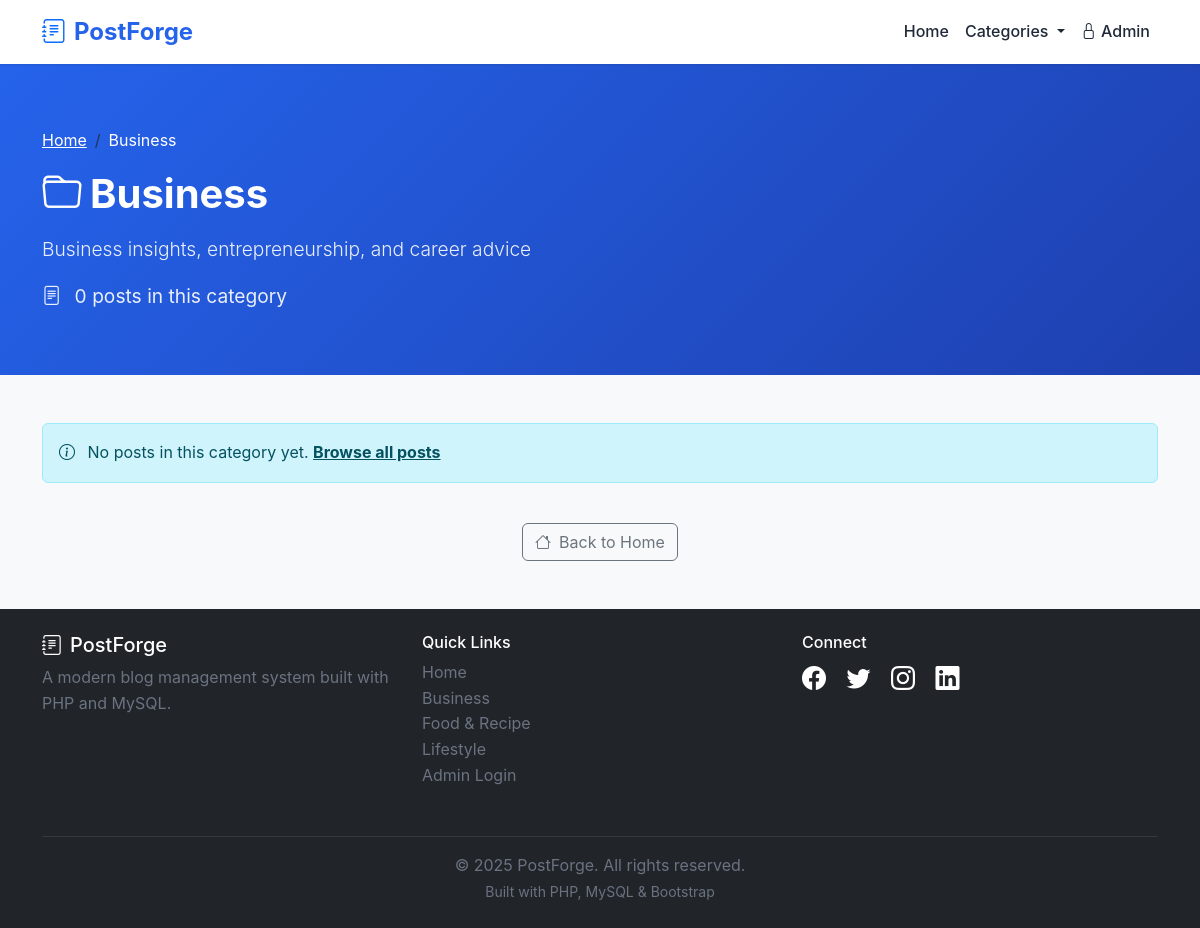
The app's page /category.php?slug=business with its own data.
### tables this page shows
CREATE TABLE IF NOT EXISTS categories (
    id INT PRIMARY KEY AUTO_INCREMENT,
    name VARCHAR(100) UNIQUE NOT NULL,
    slug VARCHAR(100) UNIQUE NOT NULL,
    description TEXT,
    is_demo TINYINT(1) DEFAULT 0,
    created_at TIMESTAMP DEFAULT CURRENT_TIMESTAMP,
    INDEX idx_slug (slug)
);

### includes/functions.php (called while the page is built, shortened)
<?php
function sanitize($data) {
    return htmlspecialchars($data, ENT_QUOTES, 'UTF-8');
}
function formatNumber($number) {
    return number_format($number);
}

### public/category.php (the view, shortened to what this page needs)
<?php
require_once '../includes/functions.php';
$categorySlug = $_GET['slug'] ?? '';
try {
    $db = getDB();
    $catStmt = $db->prepare("SELECT * FROM categories WHERE slug = :slug");
    $catStmt->execute(['slug' => $categorySlug]);
    $category = $catStmt->fetch();
    $page = isset($_GET['page']) ? (int)$_GET['page'] : 1;
    $countStmt = $db->prepare("
        SELECT COUNT(*) as count FROM posts
        WHERE category_id = :category_id AND status = 'published'
    ");
    $countStmt->execute(['category_id' => $category['id']]);
    $total = $countStmt->fetch()['count'];
    $pagination = getPagination($total, POSTS_PER_PAGE, $page);
    $postsStmt = $db->prepare("
        SELECT p.*, c.name as category_name, c.slug as category_slug, a.full_name as author_name,
               (SELECT COUNT(*) FROM comments WHERE post_id = p.id AND status = 'approved') as comment_count
        FROM posts p
        LEFT JOIN categories c ON p.category_id = c.id
        LEFT JOIN admins a ON p.author_id = a.id
        WHERE p.category_id = :category_id AND p.status = 'published'
        ORDER BY p.published_at DESC
        LIMIT :offset, :limit
    ");
    $postsStmt->execute([
        'category_id' => $category['id'],
        'offset' => $pagination['offset'],
        'limit' => POSTS_PER_PAGE
    ]);
    $posts = $postsStmt->fetchAll();
} catch (PDOException $e) {
    header('Location: index.php');
    exit;
}
include 'includes/header.php';
?>
<div class="hero-section">
    <div class="container">
        <nav aria-label="breadcrumb">
            <ol class="breadcrumb">
                <li class="breadcrumb-item"><a href="index.php" class="text-white">Home</a></li>
                <li class="breadcrumb-item active text-white" aria-current="page">
                    <?php echo sanitize($category['name']); ?>
                </li>
            </ol>
        </nav>
        <h1><i class="bi bi-folder me-2"></i><?php echo sanitize($category['name']); ?></h1>
        <?php if ($category['description']): ?>
            <p class="lead"><?php echo sanitize($category['description']); ?></p>
        <?php endif; ?>
        <p class="mb-0">
            <i class="bi bi-file-text me-2"></i>
            <?php echo formatNumber($total); ?> post<?php echo $total != 1 ? 's' : ''; ?> in this category
        </p>
    </div>
</div>
<div class="container mb-5">
    <div class="row">
        <?php if (empty($posts)): ?>
            <div class="col-12">
                <div class="alert alert-info">
                    <i class="bi bi-info-circle me-2"></i>
                    No posts in this category yet.
                    <a href="index.php" class="alert-link">Browse all posts</a>
                </div>
            </div>
        <?php endif; ?>
    </div>
    <div class="text-center mt-4">
        <a href="index.php" class="btn btn-outline-secondary">
            <i class="bi bi-house me-2"></i>Back to Home
        </a>
    </div>
</div>
<?php include 'includes/footer.php'; ?>

### public/includes/footer.php (shortened to what this page needs)
    </main>
    <footer class="bg-dark text-white mt-5 py-4">
        <div class="container">
            <div class="row">
                <div class="col-md-4 mb-3">
                    <h5><i class="bi bi-journal-text me-2"></i><?php echo SITE_NAME; ?></h5>
                    <p class="text-muted">A modern blog management system built with PHP and MySQL.</p>
                </div>
                <div class="col-md-4 mb-3">
                    <h6>Quick Links</h6>
                    <ul class="list-unstyled">
                        <li><a href="index.php" class="text-muted text-decoration-none">Home</a></li>
                        <?php
                        try {
                            $db = getDB();
                            $footerCatsStmt = $db->query("SELECT * FROM categories ORDER BY name ASC LIMIT 3");
                            $footerCategories = $footerCatsStmt->fetchAll();
                            foreach ($footerCategories as $footerCat):
                        ?>
                            <li>
                                <a href="category.php?slug=<?php echo $footerCat['slug']; ?>"
                                   class="text-muted text-decoration-none">
                                    <?php echo sanitize($footerCat['name']); ?>
                                </a>
                            </li>
                        <?php
                            endforeach;
                        } catch (PDOException $e) {
                        }
                        ?>
                        <li><a href="../admin/login.php" class="text-muted text-decoration-none">Admin Login</a></li>
                    </ul>
                </div>
                <div class="col-md-4 mb-3">
                    <h6>Connect</h6>
                    <div class="social-links">
                        <a href="#" class="text-white me-3"><i class="bi bi-facebook"></i></a>
                        <a href="#" class="text-white me-3"><i class="bi bi-twitter"></i></a>
                        <a href="#" class="text-white me-3"><i class="bi bi-instagram"></i></a>
                        <a href="#" class="text-white me-3"><i class="bi bi-linkedin"></i></a>
                    </div>
                </div>
            </div>
            <hr class="border-secondary">
            <div class="text-center text-muted">
                <p class="mb-0">&copy; <?php echo date('Y'); ?> <?php echo SITE_NAME; ?>. All rights reserved.</p>
                <small>Built with PHP, MySQL & Bootstrap</small>
            </div>
        </div>
    </footer>
</body>
</html>

### assets/css/public.css (style rules this page uses)
:root { --primary-blue: #2563eb; --primary-dark: #1e40af; --success-green: #10b981; --warning-orange: #f59e0b; --danger-red: #ef4444; --info-cyan: #06b6d4; --dark-gray: #1f2937; --medium-gray: #6b7280; --light-gray: #f3f4f6; --border-gray: #e5e7eb; }
* { margin: 0; padding: 0; box-sizing: border-box; }
body { font-family: 'Inter', 'Segoe UI', 'Roboto', sans-serif; background-color: #f8f9fa; color: var(--dark-gray); line-height: 1.6; }
.hero-section { background: linear-gradient(135deg, var(--primary-blue) 0%, var(--primary-dark) 100%); color: white; padding: 4rem 0; margin-bottom: 3rem; }
.hero-section h1 { font-size: 2.5rem; font-weight: 700; margin-bottom: 1rem; }
.hero-section p { font-size: 1.2rem; opacity: 0.9; }
footer { margin-top: 4rem; }
.social-links a { font-size: 1.5rem; transition: opacity 0.3s ease; }
.text-muted { color: var(--medium-gray) !important; }

### records on screen
categories: name "Business", description "Business insights, entrepreneurship, and career advice"
categories: name "Food & Recipe"
categories: name "Lifestyle"

### other values on screen
SITE_NAME "PostForge"
formatNumber($total) "0"
